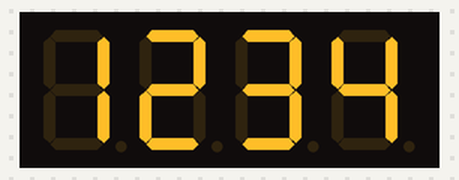
Recording of a sketch running on a simulated Arduino Uno, built with avr-gcc and run on an emulated ATmega328P. On the bench: 4-digit seven-segment display.

Above: at 0.1 s.
At 2.1 s:
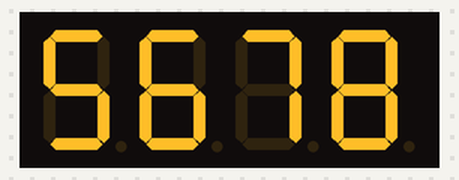

Measured:
- what the display in image 1 shows lasts 2.1 s, from 2.0 s to 4.1 s

The sketch:

TM1637_Testing_code.ino
```cpp
#include <TM1637Display.h>

#define CLK 2
#define DIO 3

TM1637Display display(CLK, DIO);

void setup() {
  display.setBrightness(7);  // 0 to 7
}

void loop() {
  display.showNumberDec(1234); // Display number
  delay(2000);

  display.showNumberDec(5678);
  delay(2000);
}
```
